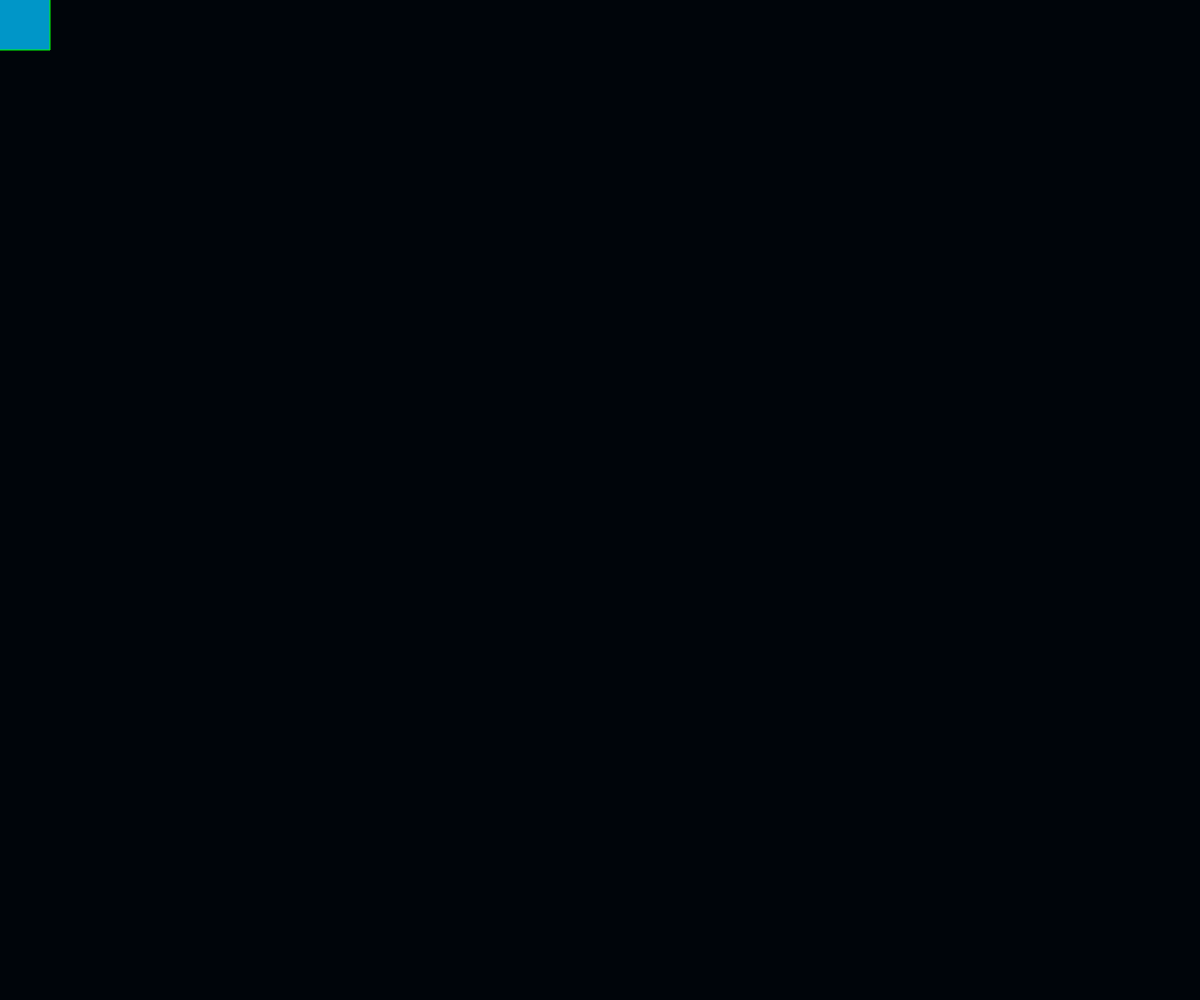
Frame 1 (no input)
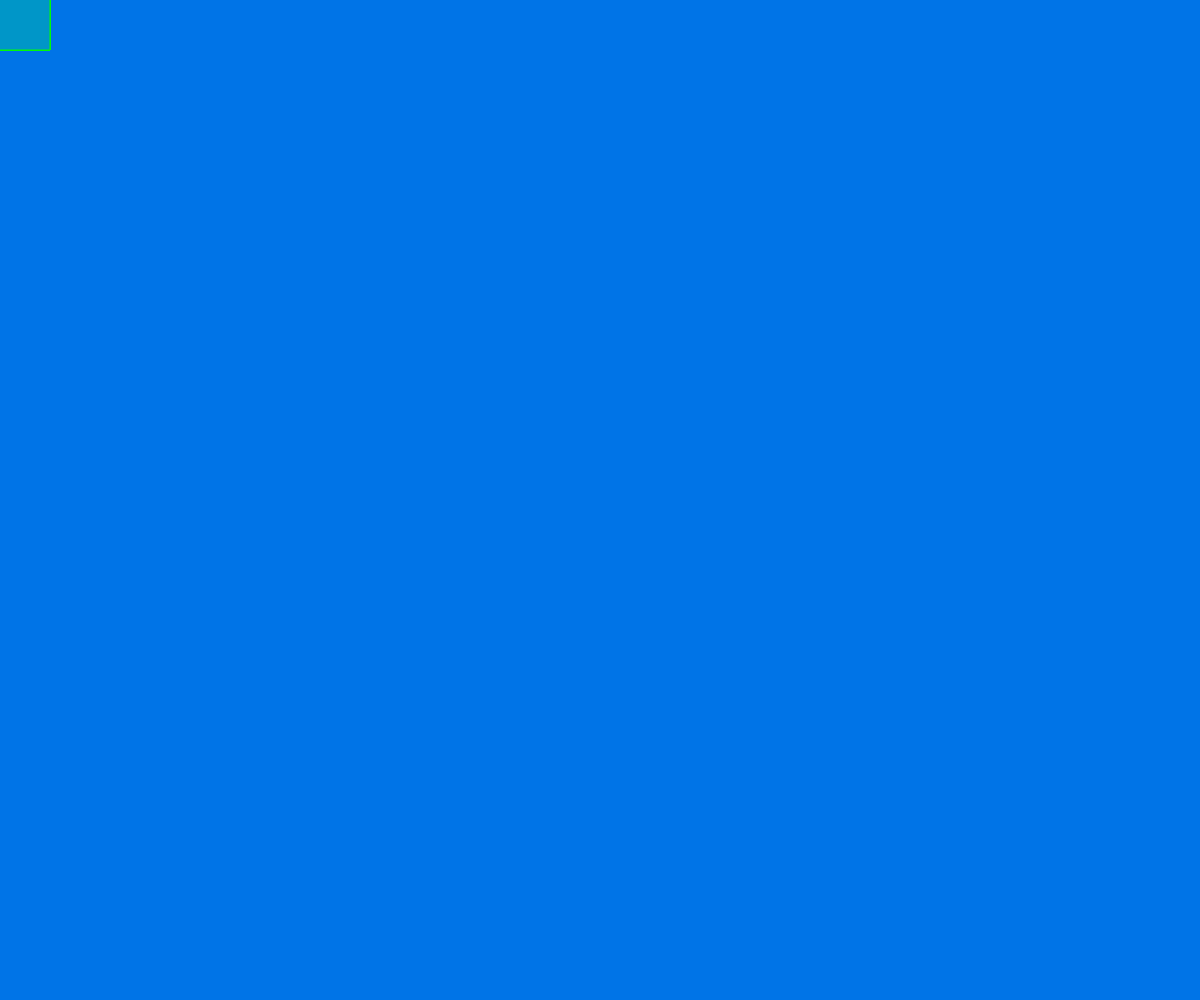
Frame 60 (no input)
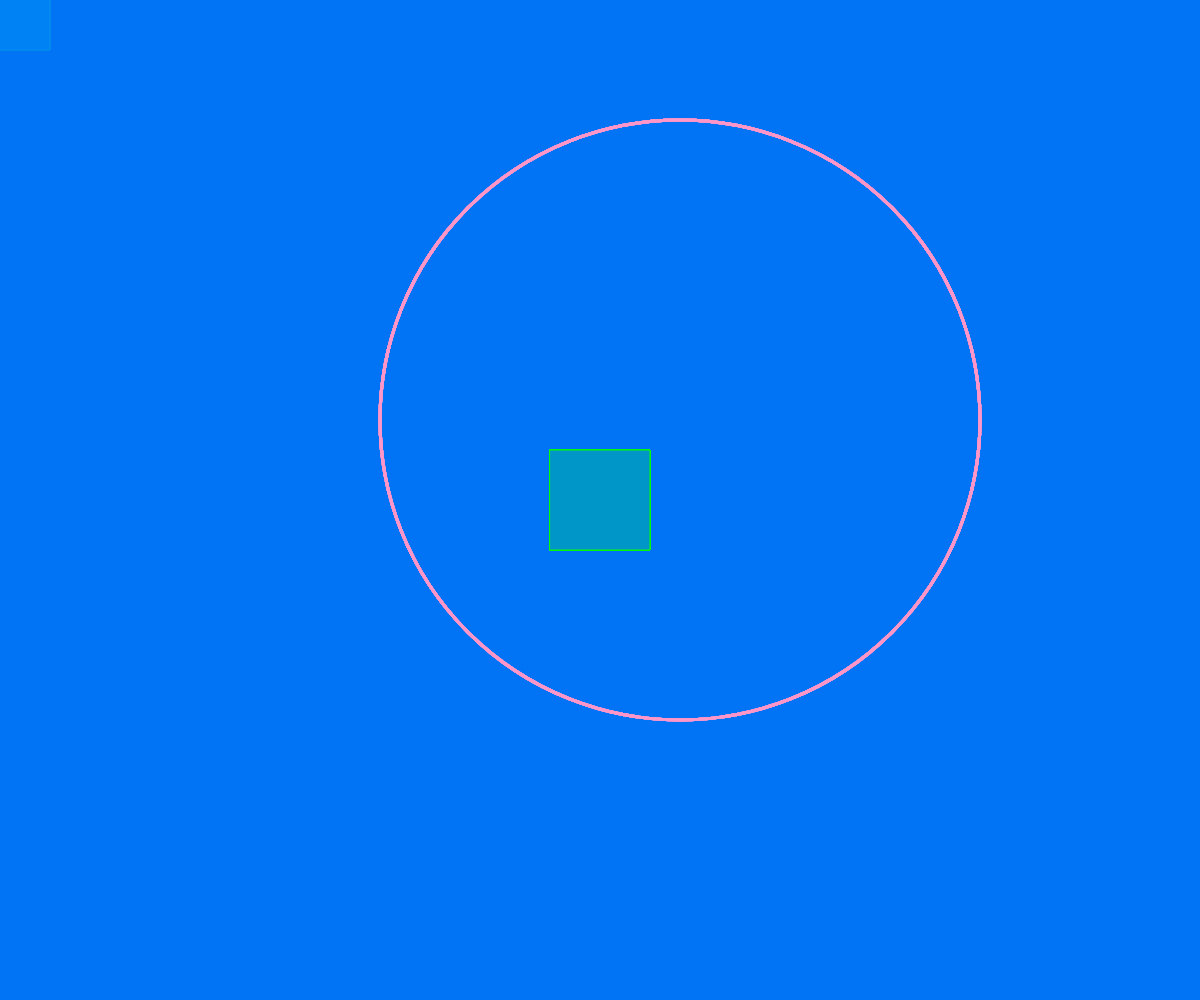
Frame 120 (the mouse pressed at the canvas centre since frame 60)

The p5.js sketch that drew these frames (run headless with seeded random() and noise() and a simulated clock; from frame 60 on, the mouse is pressed at the canvas centre):

// p5.js sketch
// ── sketch.js
function setup() {
  createCanvas(windowWidth, windowHeight);
  frameRate(50);
  background(0);
  rectMode(CENTER);
}

function draw() {
  background(10, random(100, 150), 255, 10);

  strokeWeight(3);
  noFill();
  stroke(mouseY, 150, 200);
  circle(mouseX + 80, mouseY - 80, mouseX);

  strokeWeight(1);
  stroke(0, 255, 0);
  fill(0, 150, 200);
  rect(mouseX, mouseY, 100, 100);
}
